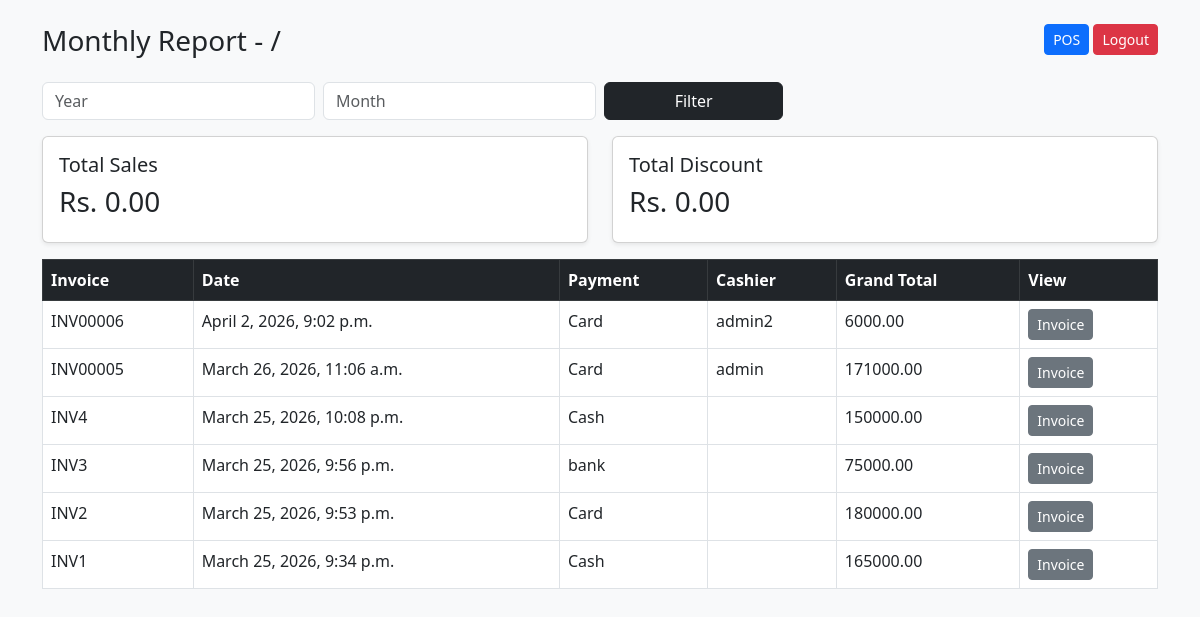
Screenshot of /reports/monthly/ (signed in) with the database file from the repository.
### pos/models.py (models this page shows, shortened)
class Sale(models.Model):
    PAYMENT_METHODS = [
        ("cash", "Cash"),
        ("card", "Card"),
        ("credit", "Credit"),
    ]
    invoice_no = models.CharField(max_length=50, unique=True)
    total = models.DecimalField(max_digits=12, decimal_places=2, default=0)
    discount = models.DecimalField(max_digits=12, decimal_places=2, default=0)
    grand_total = models.DecimalField(max_digits=12, decimal_places=2, default=0)
    payment_method = models.CharField(max_length=20, choices=PAYMENT_METHODS, default="cash")
    received_amount = models.DecimalField(max_digits=12, decimal_places=2, null=True, blank=True)
    balance = models.DecimalField(max_digits=12, decimal_places=2, null=True, blank=True)
    card_last4 = models.CharField(max_length=4, blank=True, null=True)
    cheque_number = models.CharField(max_length=50, blank=True, null=True)
    customer_name = models.CharField(max_length=150, blank=True, null=True)
    customer_phone = models.CharField(max_length=20, blank=True, null=True)
    created_by = models.ForeignKey(User, on_delete=models.SET_NULL, null=True, blank=True)
    created_at = models.DateTimeField(auto_now_add=True)
    class Meta:
        ordering = ["-created_at"]

### pos/views.py (the view)
# urls.py: path('reports/monthly/', views.monthly_report, name='monthly_report'),
@login_required
def monthly_report(request):
    sales = Sale.objects.all().order_by("-created_at")
    total = sales.aggregate(total=Sum("grand_total"))["total"] or 0
    return render(request, "pos/monthly_report.html", {
        "sales": sales,
        "total": total,
    })

### pos/templates/pos/monthly_report.html (shortened to what this page needs)
<!DOCTYPE html>
<html>
<head>
    <link href="https://cdn.jsdelivr.net/npm/bootstrap@5.3.0/dist/css/bootstrap.min.css" rel="stylesheet">
</head>
<body class="p-4 bg-light">
<div class="container">
    <div class="d-flex justify-content-between mb-3">
        <h3>Monthly Report - {{ month }}/{{ year }}</h3>
        <div>
            <a href="{% url 'pos' %}" class="btn btn-primary btn-sm">POS</a>
            <a href="{% url 'logout' %}" class="btn btn-danger btn-sm">Logout</a>
        </div>
    </div>
    <form method="get" class="row g-2 mb-3">
        <div class="col-md-3">
            <input type="number" name="year" value="{{ year }}" class="form-control" placeholder="Year">
        </div>
        <div class="col-md-3">
            <input type="number" name="month" value="{{ month }}" class="form-control" placeholder="Month">
        </div>
        <div class="col-md-2">
            <button class="btn btn-dark w-100">Filter</button>
        </div>
    </form>
    <div class="row mb-3">
        <div class="col-md-6">
            <div class="card p-3 shadow-sm">
                <h5>Total Sales</h5>
                <h3>Rs. {{ summary.total_sales|default:"0.00" }}</h3>
            </div>
        </div>
        <div class="col-md-6">
            <div class="card p-3 shadow-sm">
                <h5>Total Discount</h5>
                <h3>Rs. {{ summary.total_discount|default:"0.00" }}</h3>
            </div>
        </div>
    </div>
    <table class="table table-bordered bg-white">
        <thead class="table-dark">
            <tr>
                <th>Invoice</th>
                <th>Date</th>
                <th>Payment</th>
                <th>Cashier</th>
                <th>Grand Total</th>
                <th>View</th>
            </tr>
        </thead>
        <tbody>
            {% for sale in sales %}
            <tr>
                <td>{{ sale.invoice_no }}</td>
                <td>{{ sale.created_at }}</td>
                <td>{{ sale.get_payment_method_display }}</td>
                <td>{{ sale.created_by.username }}</td>
                <td>{{ sale.grand_total }}</td>
                <td><a href="{% url 'invoice_page' sale.id %}" class="btn btn-sm btn-secondary">Invoice</a></td>
            </tr>
            {% empty %}
            <tr><td colspan="6" class="text-center">No sales found</td></tr>
            {% endfor %}
        </tbody>
    </table>
</div>
</body>
</html>

### rows the page displays
Sale: invoice_no "INV00006", created_at "April 2, 2026, 9:02 p.m.", payment_method "Card", created_by.username "admin2", grand_total "6000.00"
Sale: invoice_no "INV00005", created_at "March 26, 2026, 11:06 a.m.", payment_method "Card", created_by.username "admin", grand_total "171000.00"
Sale: invoice_no "INV4", created_at "March 25, 2026, 10:08 p.m.", payment_method "Cash", grand_total "150000.00"
Sale: invoice_no "INV3", created_at "March 25, 2026, 9:56 p.m.", payment_method "bank", grand_total "75000.00"
Sale: invoice_no "INV2", created_at "March 25, 2026, 9:53 p.m.", payment_method "Card", grand_total "180000.00"
Sale: invoice_no "INV1", created_at "March 25, 2026, 9:34 p.m.", payment_method "Cash", grand_total "165000.00"

### other values shown
{{ summary.total_sales|default:"0.00" }} "0.00"
{{ summary.total_discount|default:"0.00" }} "0.00"
